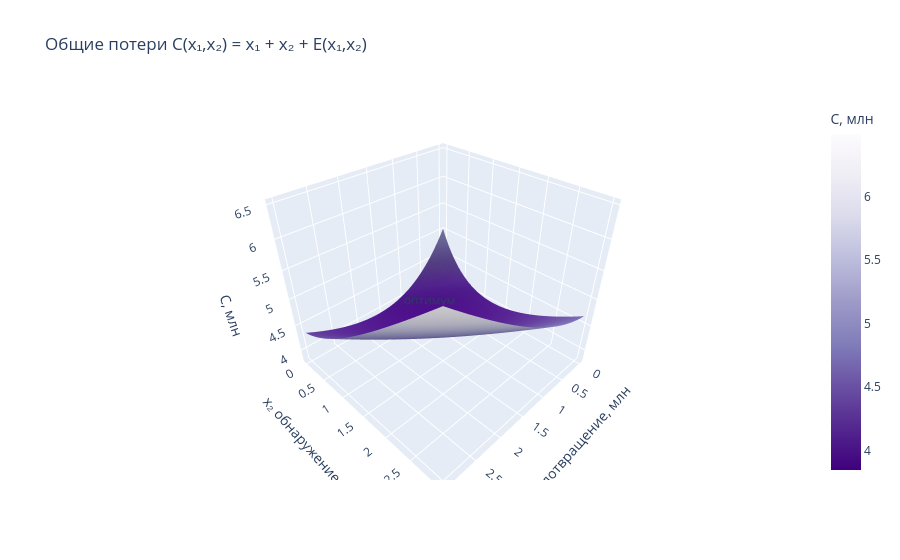

This figure's notebook cell:
### Markdown cell above
## 4. Визуализация
### 4.1. 3D: поверхность общих потерь C(x₁, x₂)

### Code cell
gx = np.linspace(0, 3, 41); gy = np.linspace(0, 3, 41)
Z = np.array([[xx + yy + E(xx, yy) for xx in gx] for yy in gy])
fig3d = go.Figure([go.Surface(x=gx, y=gy, z=Z, colorscale='Purples_r', colorbar=dict(title='C, млн')),
                   go.Scatter3d(x=[x_opt[0]], y=[x_opt[1]], z=[res.fun], mode='markers+text',
                                marker=dict(size=6, color='#FF2DA0'), text=['оптимум'])])
fig3d.update_layout(title='Общие потери C(x₁,x₂) = x₁ + x₂ + E(x₁,x₂)',
                    scene=dict(xaxis_title='x₁ предотвращение, млн', yaxis_title='x₂ обнаружение, млн', zaxis_title='C, млн'))
fig3d.show()

### Figure 1 — Plotly figure (JSON) as saved in the notebook; plotly's stock layout.template omitted (floating-point values rounded to 4 significant figures; data arrays with more than 128 entries replaced by an {"elided": "..."} marker saying what was removed)
{"data": [{"colorbar": {"title": {"text": "C, млн"}}, "colorscale": [[0.0, "rgb(63,0,125)"], [0.125, "rgb(84,39,143)"], [0.25, "rgb(106,81,163)"], [0.375, "rgb(128,125,186)"], [0.5, "rgb(158,154,200)"], [0.625, "rgb(188,189,220)"], [0.75, "rgb(218,218,235)"], [0.875, "rgb(239,237,245)"], [1.0, "rgb(252,251,253)"]], "type": "surface", "x": [0.0, 0.075, 0.15, 0.225, 0.3, 0.375, 0.45, 0.525, 0.6, 0.675, 0.75, 0.825, 0.9, 0.975, 1.05, 1.125, 1.2, 1.275, 1.35, 1.425, 1.5, 1.575, 1.65, 1.725, 1.8, 1.875, 1.95, 2.025, 2.1, 2.175, 2.25, 2.325, 2.4, 2.475, 2.55, 2.625, 2.7, 2.775, 2.85, 2.925, 3.0], "y": [0.0, 0.075, 0.15, 0.225, 0.3, 0.375, 0.45, 0.525, 0.6, 0.675, 0.75, 0.825, 0.9, 0.975, 1.05, 1.125, 1.2, 1.275, 1.35, 1.425, 1.5, 1.575, 1.65, 1.725, 1.8, 1.875, 1.95, 2.025, 2.1, 2.175, 2.25, 2.325, 2.4, 2.475, 2.55, 2.625, 2.7, 2.775, 2.85, 2.925, 3.0], "z": {"elided": "41x41 float values"}}, {"marker": {"color": "#FF2DA0", "size": 6}, "mode": "markers+text", "text": ["оптимум"], "type": "scatter3d", "x": [0.9847], "y": [0.6416], "z": [3.846]}], "layout": {"scene": {"xaxis": {"title": {"text": "x₁ предотвращение, млн"}}, "yaxis": {"title": {"text": "x₂ обнаружение, млн"}}, "zaxis": {"title": {"text": "C, млн"}}}, "title": {"text": "Общие потери C(x₁,x₂) = x₁ + x₂ + E(x₁,x₂)"}}}
